Frame 1 (no input): blank canvas, image omitted
Frame 60 (the mouse pressed at the canvas centre just before this capture): blank canvas, image omitted
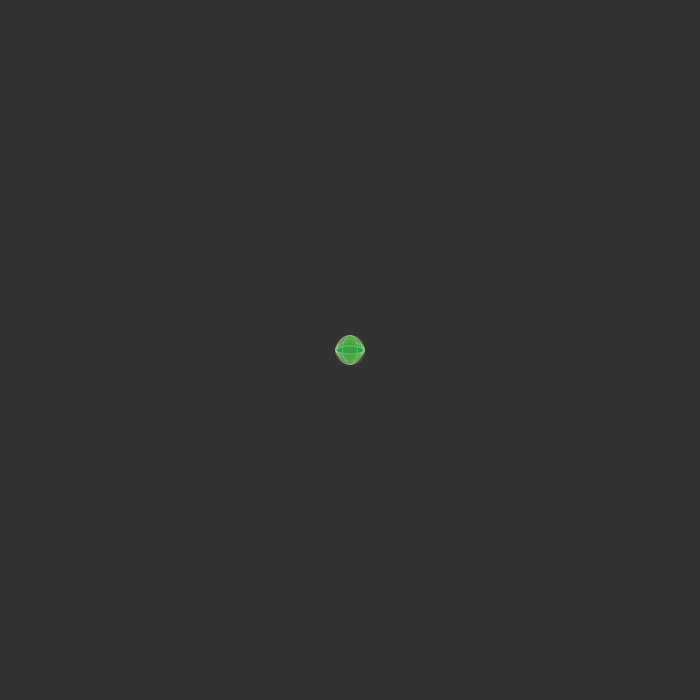
Frame 120 (the mouse held since frame 60 and released just before this capture)

The Processing sketch whose frames 1 and 60 were blank and that drew this single picture after the mouse press (run headless with seeded random() and noise(); from frame 60 on, the mouse is pressed at the canvas centre):

// Processing sketch: processing_1980
// ── processing_1980.pde

boolean isDrawing = false;

void setup(){
  size(700,700);
  background(50);
  smooth();
  
};



void draw(){
  
  if (isDrawing){
    
    noStroke();
   
    
    fill (random (10, 100), random (100, 200), random (10, 100), 75);
    stroke (255, 250, 205, 50);
    ellipse(mouseX, mouseY, random (5,30), random (5,30));
    
    
  }
};

void mousePressed(){
  isDrawing = !isDrawing;
  
};
